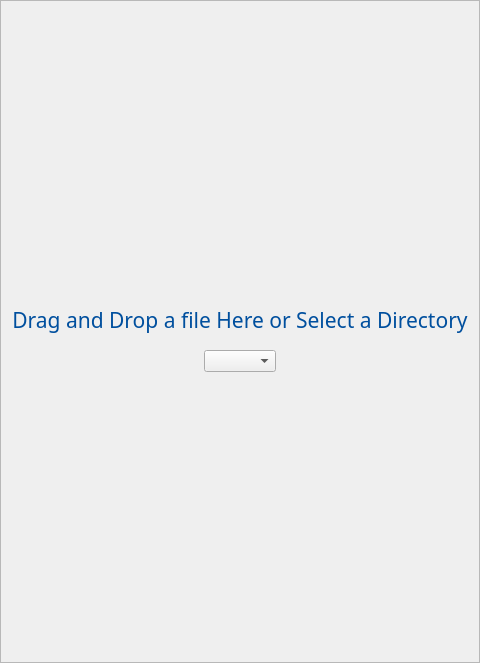
            <widget class="QFrame" name="filing_frame">
             <property name="minimumSize">
              <size>
               <width>300</width>
               <height>200</height>
              </size>
             </property>
             <property name="acceptDrops">
              <bool>true</bool>
             </property>
             <property name="frameShape">
              <enum>QFrame::StyledPanel</enum>
             </property>
             <property name="frameShadow">
              <enum>QFrame::Plain</enum>
             </property>
             <layout class="QVBoxLayout" name="verticalLayout_17">
              <item>
               <spacer name="verticalSpacer_29">
                <property name="orientation">
                 <enum>Qt::Vertical</enum>
                </property>
                <property name="sizeHint" stdset="0">
                 <size>
                  <width>20</width>
                  <height>293</height>
                 </size>
                </property>
               </spacer>
              </item>
              <item>
               <widget class="QLabel" name="filing_frame_label">
                <property name="font">
                 <font>
                  <family>Aptos</family>
                  <pointsize>16</pointsize>
                 </font>
                </property>
                <property name="styleSheet">
                 <string notr="true">color: #004f9e;</string>
                </property>
                <property name="text">
                 <string>Drag and Drop a file Here or Select a Directory</string>
                </property>
                <property name="alignment">
                 <set>Qt::AlignCenter</set>
                </property>
               </widget>
              </item>
              <item>
               <widget class="QWidget" name="filing_select_dir_widget" native="true">
                <layout class="QHBoxLayout" name="horizontalLayout_21">
                 <item>
                  <spacer name="horizontalSpacer_28">
                   <property name="orientation">
                    <enum>Qt::Horizontal</enum>
                   </property>
                   <property name="sizeHint" stdset="0">
                    <size>
                     <width>106</width>
                     <height>20</height>
                    </size>
                   </property>
                  </spacer>
                 </item>
                 <item>
                  <widget class="QComboBox" name="filing_select_dir">
                   <property name="maximumSize">
                    <size>
                     <width>300</width>
                     <height>16777215</height>
                    </size>
                   </property>
                   <property name="cursor">
                    <cursorShape>PointingHandCursor</cursorShape>
                   </property>
                   <property name="layoutDirection">
                    <enum>Qt::LeftToRight</enum>
                   </property>
                   <property name="placeholderText">
                    <string/>
                   </property>
                  </widget>
                 </item>
                 <item>
                  <spacer name="horizontalSpacer_27">
                   <property name="orientation">
                    <enum>Qt::Horizontal</enum>
                   </property>
                   <property name="sizeHint" stdset="0">
                    <size>
                     <width>106</width>
                     <height>20</height>
                    </size>
                   </property>
                  </spacer>
                 </item>
                </layout>
               </widget>
              </item>
              <item>
               <spacer name="verticalSpacer_30">
                <property name="orientation">
                 <enum>Qt::Vertical</enum>
                </property>
                <property name="sizeHint" stdset="0">
                 <size>
                  <width>20</width>
                  <height>270</height>
                 </size>
                </property>
               </spacer>
              </item>
             </layout>
            </widget>
